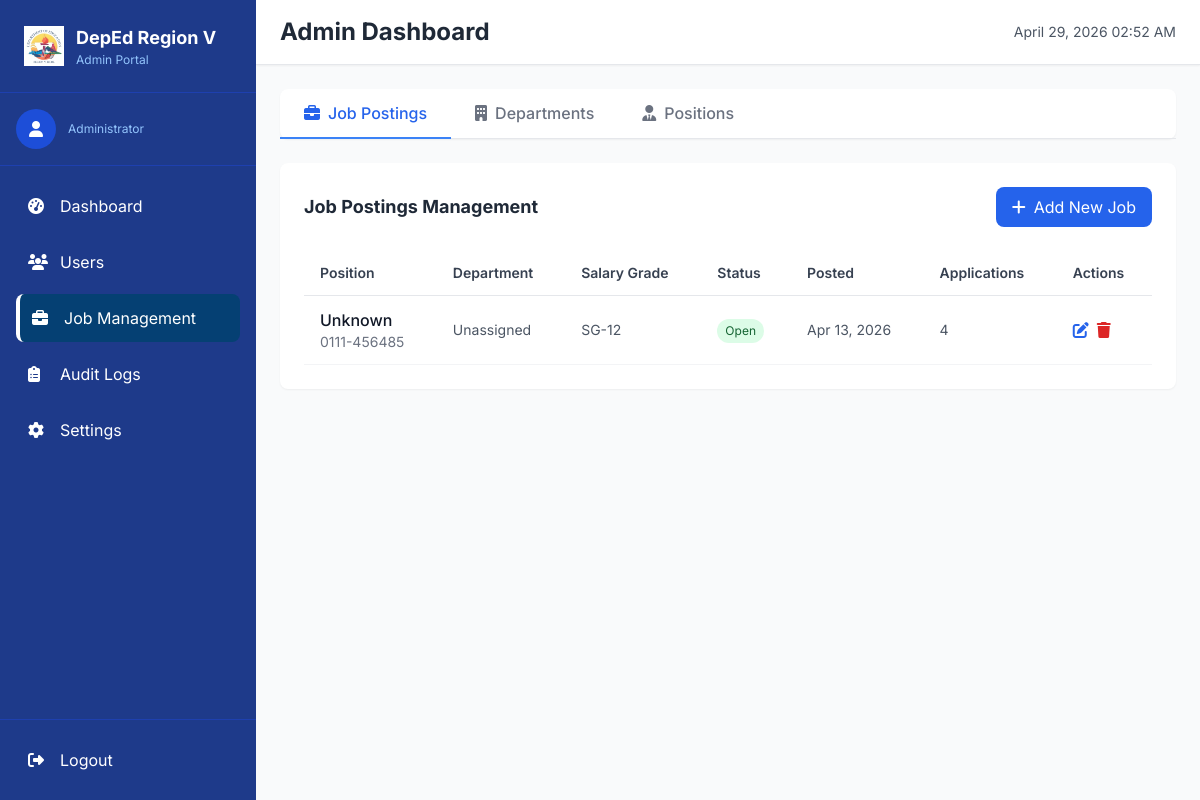
The app's page /Admin/job_management.php (signed in) with its own data.
### tables this page shows
CREATE TABLE `jobs` (
  `jobId` int NOT NULL,
  `position` enum('Accountant I','Accountant II','Accountant III','Accountant IV','Accounting Analyst','Accounting Clerk II','Administrative Assistant VI','Administrative Aide I','Administrative Aide II','Administrative Aide III','Administrative Aide IV','Administrative Aide V','Administrative Aide VI','Administrative Assistant I','Administrative Assistant II','Administrative assistant III','Administrative Assistant V','Administrative Officer I','Administrative Officer II','Administrative Officer III','Administrative Officer IV','Administrative Officer V','Agriculturist I','Agriculturist II','Aquacultural Technician II','Aquaculturist I','Architect II','Architect III','Artist-Illustrator II','Assistant Regional Director','Assistant Schools Division Superintendent','Assistant School Principal 1','Assistant School Principal II','Assistant School Principal III','Assistant Secretary','Assistant Special School Principal','Assistant Teacher''s Camp Superintendent','Attorney V','Attorney I','Attorney II','Attorney III','Attorney IV','Bookkeeper','Budget Officer I','Bureau Director III','Bureau Director IV','Cashier I','Cashier II','Chief Accountant','Chief Administrative Officer','Chief Education Supervisor','Chief Health Program Officer','Cinematographer I','Clerk II','Clerk III','College Librarian I','College Librarian II','Communications Equipment Operator I','Communications Equipment Operator II','Communications Equipment Operator III','Communications Equipment Operator IV','Computer File Librarian II','Computer Maintenance Technologist I','Computer Maintenance Technologist III','Computer Programmer II','Computer Programmer III','Construction and Maintenance Man','Cook I','Copy Reader','Coxswain','Crafts Education Demonstrator I','Crafts Education Demonstrator II','Creative Arts Specialist I','Creative Arts Specialist II','Dental Aide','Dentist I','Dentist II','Dentist III','Department Legislative Liason Specialist','Disbursing Officer I','Disbursing Officer II','Dormitory Manager I','Dormitory Manager II','Draftsman I','Draftsman II','Driver I','Education Program Specialist I','Education Program Specialist II','Education Program Supervisor','Education Research Assistant II','Electronics and Communications Equipment Technician','Engineer II','Engineer III','Engineer IV','Engineer V','Farm Worker I','Fiscal Clerk I','Fiscal Examiner I','Fisherman','Guesthouse Caretaker','Guidance Coordinator 1','Guidance Coordinator II','Guidance Coordinator III','Guidance Counselor I','Guidance Counselor II','Guidance Counselor III','Guidance Services Specialist I','Guidance Services Specialist II','Handicraft Worker I','Handicraft Worker II','Head Teacher I','Head Teacher II','Head Teacher III','Head Teacher IV','Head Teacher V','Head Teacher VI','Health Education and Promotion Officer II','Health Education and Promotion Officer III','Heavy Equipment Operator I','Houseparent I','Human Resource Management Officer II','Human Resource Management Officer I','Information Systems Analyst II','Information Systems Analyst III','Information Systems Researcher III','Information Technology Officer','Information Technology Officer I','Information Technology Officer II','Internal Auditing Assistant','Internal Auditor I','Internal Auditor II','Internal Auditor III','Internal Auditor IV','Internal Auditor V','Laboratory Technician I','Legal Aide','Legal Assistant I','Legal Assistant II','Librarian I','Librarian II','Librarian III','Light Equipment Operator','Lineman I','Marine Engineman I','Master Fisherman','Master Teacher I','Master Teacher II','Master Teacher III','Master Teacher IV','Mechanic I','Mechanic II','Mechanical Plant Operator II','Mechanical Plant Operator I','Medical Officer II','Medical Officer III','Medical Officer IV','Metal Worker I','Nurse I','Nurse II','Nurse Maid I','Nursing Attendant I','Nutritionist-Dietitian I','Nutritionist-Dietitian II','Nutritionist-Dietitian III','Photoengraver II','Planning Officer I','Planning Officer II','Planning Officer III','Planning Officer IV','Planning Officer V','Printing Foreman','Project Development Assistant','Project Development Officer I','Project Development Officer II','Project Development Officer III','Project Development Officer IV','Project Development Officer V','Project Evaluation Officer IV','Proofreader II','Public Schools District Supervisor','Publication Production Supervisor','Pyschologist I','Records Officer II','Regional Director','Registrar I','Registrar II','Reproduction Machine Operator I','School Farm Demonstrator','School Farming Coordinator I','School Farming Coordinator II','School Farming Coordinator III','School Librarian I','School Librarian II','School Librarian III','School Principal I','School Principal II','School Principal III','School Principal IV','Schools Division Superintendent','Science Research Assistant','Science Research Specialist II','Science Research Technician I','Science Research Technician II','Science Research Technician III','Science Research Technician IV','Secretary','Security Guard I','Security Guard II','Security Guard III','Security Officer II','Security Officer IV','Senior Administrative Assistant I','Senior Administrative Assistant II','Senior Administrative Assistant III','Senior Administrative Assistant V','Senior Bookkeeper','Senior Education Program Specialist','Senior Science Research Specialist','Social Welfare Officer I','Special Investigator III','Special Invetigator II','Special School Principal I','Special School Principal II','Statistician Aide','Statistician I','Statistician II','Statistician III','Supervising Administrative Officer','Supervising Education Program Specialist','Supervising Health Program Officer','Supply Officer I','Supply Officer II','Teacher Credentials Evaluator I','Teacher Credentials Evaluator II','Teacher I','Teacher II','Teacher III','Teacher''s Camp Superintendent','Teaching-Aids Specialist','Telegram Carrier','Typesetter II','Undersecretary','Utility Foreman','Utility Worker I','Vocational Instruction Supervisor I','Vocational Instruction Supervisor II','Vocational Instruction Supervisor III','Vocational Placement Coordinator I','Vocational School Administrator I','Vocational School Administrator II','Warehouseman III','Watchman I','Watchman II') DEFAULT NULL,
  `pos_id` int DEFAULT NULL,
  `plantillaItemNo` varchar(50) DEFAULT NULL,
  `description` text,
  `department` enum('Administrative Division - Asset Management Section','Administrative Division - General Services Unit','Administrative Division - Payroll Services Unit','Administrative Division - Records Section','Administrative Division - Personnel Section','Administrative Division - Cash Section','Curriculum and Learning Management Division - Learning Resource Management Section','Education Support Services Division - Health and Nutrition','Education Support Services Division - Programs and Projects','Education Support Services Division - Facilities','Finance Division - Budget Section','Finance Division - Accounting Section','Human Resource Development Division - NEAP','Office of the Regional Director - Procurement Unit','Office of the Regional Director - Information and Communications Technology Unit','Office of the Regional Director - Public Affairs Unit','Office of the Regional Director - Legal Unit','Administrative Division','Curriculum and Learning Management Division','Education Support Services Division','Finance Division','Office of the Regional Director') DEFAULT NULL,
  `dept_id` int DEFAULT NULL,
  `salaryGrade` varchar(10) DEFAULT NULL,
  `monthlySalary` decimal(10,2) DEFAULT NULL,
  `requirements` text,
  `deadline` date DEFAULT NULL,
  `createdAt` timestamp NULL DEFAULT CURRENT_TIMESTAMP,
  `updatedAt` timestamp NULL DEFAULT CURRENT_TIMESTAMP ON UPDATE CURRENT_TIMESTAMP,
  `jobStatus` enum('Open','Closed') NOT NULL DEFAULT 'Open',
  `postedAt` timestamp NULL DEFAULT CURRENT_TIMESTAMP
);

### Admin/job_management.php (the view, shortened to what this page needs)
 <?php
require_once '../includes/admin_sidebar.php';
require_once '../includes/audit_functions.php';
$jobs = $pdo->query("
    SELECT j.*, d.dept_name as department_name, p.position_name as position_name
    FROM jobs j
    LEFT JOIN departments d ON j.dept_id = d.id
    LEFT JOIN positions p ON j.pos_id = p.id
    ORDER BY j.postedAt DESC
")->fetchAll();
?>
<div class="bg-white rounded-lg shadow-sm mb-6">
    <div class="border-b border-gray-200">
        <nav class="flex -mb-px">
            <button onclick="showTab('jobs')" class="tab-btn active px-6 py-3 border-b-2 border-blue-500 font-medium text-blue-600 focus:outline-none" data-tab="jobs">
                <i class="fas fa-briefcase mr-2"></i>Job Postings
            </button>
            <button onclick="showTab('departments')" class="tab-btn px-6 py-3 border-b-2 border-transparent font-medium text-gray-500 hover:text-gray-700 hover:border-gray-300 focus:outline-none" data-tab="departments">
                <i class="fas fa-building mr-2"></i>Departments
            </button>
            <button onclick="showTab('positions')" class="tab-btn px-6 py-3 border-b-2 border-transparent font-medium text-gray-500 hover:text-gray-700 hover:border-gray-300 focus:outline-none" data-tab="positions">
                <i class="fas fa-user-tie mr-2"></i>Positions
            </button>
        </nav>
    </div>
</div>
<div id="jobs-tab" class="tab-content">
    <div class="bg-white rounded-lg shadow-sm p-6">
        <div class="flex justify-between items-center mb-6">
            <h3 class="text-lg font-bold text-gray-800">Job Postings Management</h3>
            <a href="../HR_staff/create_job.php" class="bg-blue-600 text-white px-4 py-2 rounded-lg hover:bg-blue-700 transition-colors">
                <i class="fas fa-plus mr-2"></i>Add New Job
            </a>
        </div>
        <div class="overflow-x-auto">
            <table class="w-full">
                <thead>
                    <tr class="border-b border-gray-200">
                        <th class="text-left py-3 px-4 text-sm font-semibold text-gray-700">Position</th>
                        <th class="text-left py-3 px-4 text-sm font-semibold text-gray-700">Department</th>
                        <th class="text-left py-3 px-4 text-sm font-semibold text-gray-700">Salary Grade</th>
                        <th class="text-left py-3 px-4 text-sm font-semibold text-gray-700">Status</th>
                        <th class="text-left py-3 px-4 text-sm font-semibold text-gray-700">Posted</th>
                        <th class="text-left py-3 px-4 text-sm font-semibold text-gray-700">Applications</th>
                        <th class="text-left py-3 px-4 text-sm font-semibold text-gray-700">Actions</th>
                    </tr>
                </thead>
                <tbody>
                    <?php foreach ($jobs as $job): ?>
                        <tr class="border-b border-gray-100 hover:bg-gray-50">
                            <td class="py-3 px-4">
                                <div class="font-medium text-gray-900"><?php echo htmlspecialchars($job['position_name'] ?? 'Unknown'); ?></div>
                                <div class="text-sm text-gray-500"><?php echo htmlspecialchars($job['plantillaItemNo'] ?? ''); ?></div>
                            </td>
                            <td class="py-3 px-4 text-sm text-gray-600"><?php echo htmlspecialchars($job['department_name'] ?? 'Unassigned'); ?></td>
                            <td class="py-3 px-4 text-sm text-gray-600"><?php echo htmlspecialchars($job['salaryGrade'] ?? ''); ?></td>
                            <td class="py-3 px-4">
                                <span class="inline-block px-2 py-1 text-xs rounded-full
                                    <?php echo $job['jobStatus'] === 'Open' ? 'bg-green-100 text-green-800' : 'bg-gray-100 text-gray-800'; ?>">
                                    <?php echo htmlspecialchars($job['jobStatus']); ?>
                                </span>
                            </td>
                            <td class="py-3 px-4 text-sm text-gray-600">
                                <?php echo date('M d, Y', strtotime($job['postedAt'])); ?>
                            </td>
                            <td class="py-3 px-4 text-sm text-gray-600">
                                <?php
                                $appCount = $pdo->prepare("SELECT COUNT(*) as count FROM applications WHERE jobId = ?");
                                $appCount->execute([$job['jobId']]);
                                echo $appCount->fetch()['count'];
                                ?>
                            </td>
                            <td class="py-3 px-4">
                                <div class="flex space-x-2">
                                    <a href="../HR_staff/edit_job.php?id=<?php echo $job['jobId']; ?>" class="text-blue-600 hover:text-blue-800">
                                        <i class="fas fa-edit"></i>
                                    </a>
                                    <button onclick="confirmDeleteJob(<?php echo $job['jobId']; ?>, '<?php echo htmlspecialchars($job['position_name'] ?? 'Unknown'); ?>')" class="text-red-600 hover:text-red-800">
                                        <i class="fas fa-trash"></i>
                                    </button>
                                </div>
                            </td>
                        </tr>
                    <?php endforeach; ?>
                </tbody>
            </table>
        </div>
    </div>
</div>
<?php require_once '../includes/admin_sidebar_footer.php'; ?>

### includes/admin_sidebar.php (style rules this page uses)
body { font-family: 'Inter', sans-serif; }

### records on screen
jobs: position_name "Unknown", plantillaItemNo "0111-456485", department_name "Unassigned", salaryGrade "SG-12", jobStatus "Open", postedAt "Apr 13, 2026", fetch "4"
